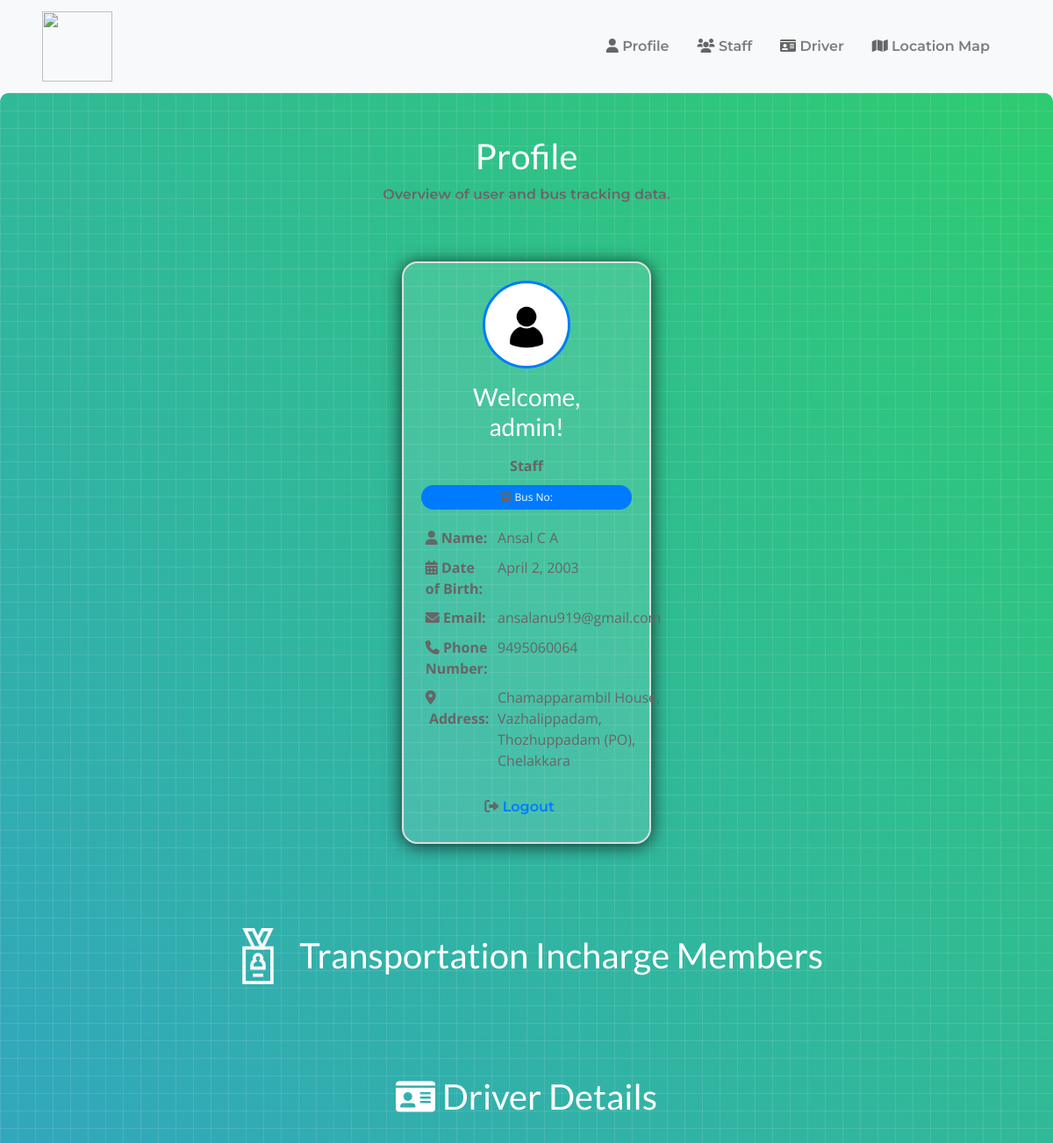
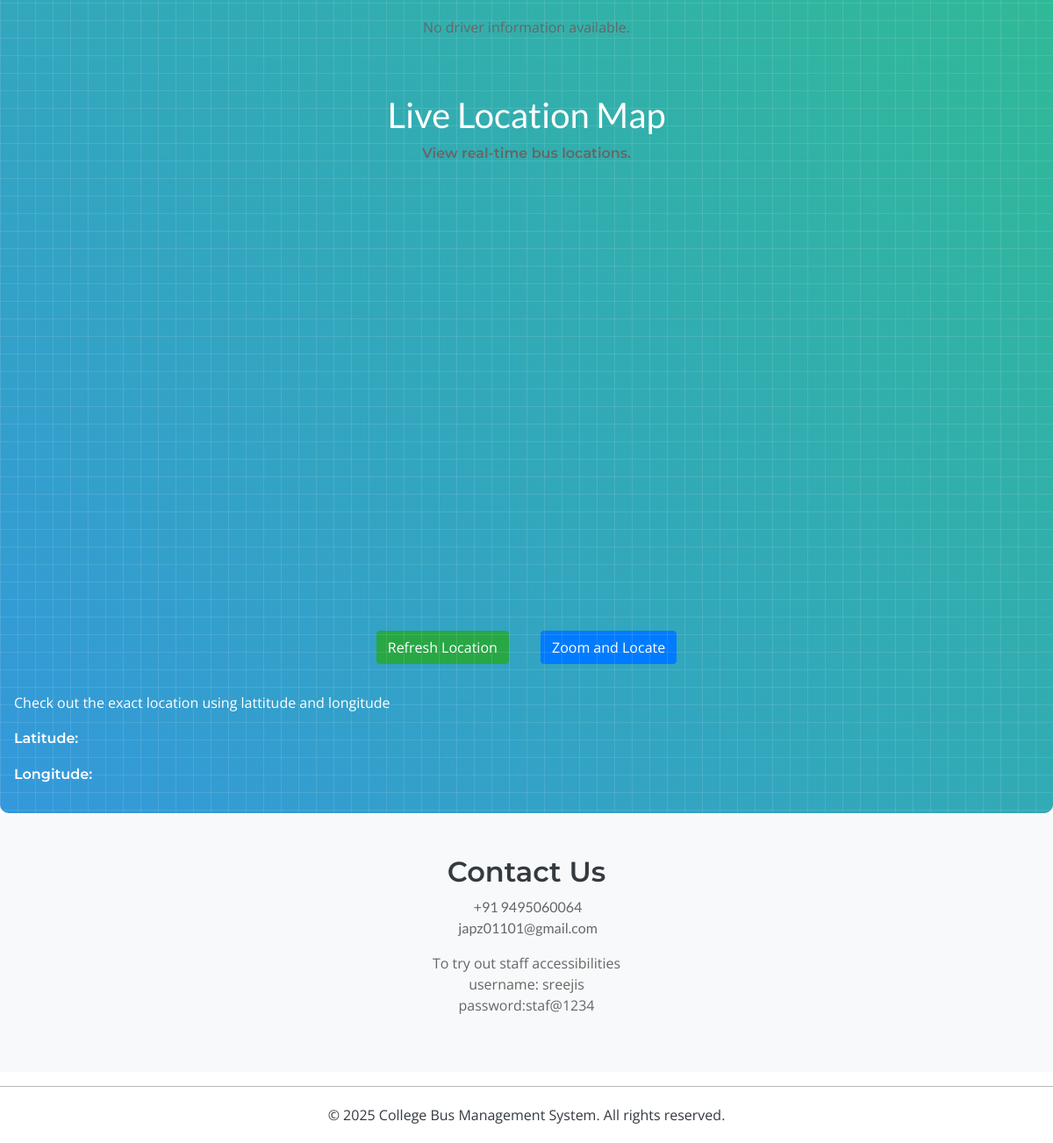
Page /accounts/add_student/ (signed in) on the committed database (2 pictures, top to bottom).
### accounts/models.py (models this page shows, shortened)
class User(AbstractUser):
    ROLE_CHOICES = [
        ('Staff', 'Staff'),
        ('Student', 'Student'),
        ('Driver', 'Driver'),
        ('Parent', 'Parent')
    ]
    contact_number = models.CharField(max_length=10, blank=True, null=True)
    role = models.CharField(max_length=20, choices=ROLE_CHOICES, default='Student')
    address = models.CharField(max_length=255, blank=True, null=True)
    date_of_birth = models.DateField(null=True, blank=True, validators=[validate_age], help_text="Enter your birthdate in YYYY-MM-DD format.")
    profile_image = models.ImageField(upload_to='profile_images/', default='default_profile.png')
    groups = models.ManyToManyField(Group, related_name='custom_user_groups', blank=True)
    user_permissions = models.ManyToManyField(Permission, related_name='custom_user_permissions', blank=True)
    objects = UserManager()
    USERNAME_FIELD = 'username'
    REQUIRED_FIELDS = ['first_name', 'last_name', 'email', 'contact_number', 'address', 'date_of_birth']

### accounts/views.py (the view, shortened to what this page needs)
# urls.py: path('add_student/', add_student, name='add_student'),
@login_required
def add_student(request):
    return render(request, 'dashboard.html')

### templates/dashboard.html (shortened to what this page needs)
{% extends 'base_generic.html' %}
{% block content %}
<div class="bg-container">
    <div id="sectionProfile">
        <h1 class="heading mt-5">Profile</h1>
        <p class="title highlights">Overview of user and bus tracking data.</p>
        <div class="row d-flex flex-row justify-content-center">
            <div class="col-12 col-md-6 col-lg-4 d-flex flex-row justify-content-center">
                <div class="card profile-card m-5 w-100">
                    <div>
                        <img src="{{ user.profile_image.url }}" alt="User Image">
                    </div>
                    <h3 class="heading m-3">Welcome, {{ user.username }}!</h3>
                    <b>{{ user.role }}</b>
                    <span class="bus-route"><i class="fas fa-bus"></i>&nbsp;Bus No: {{ bus.bus_id }}</span>
                    <div class="info">
                        <table class="table table-borderless table-hover table-sm">
                            <tr>
                                <th><i class="fas fa-user">&nbsp;</i>Name:</th>
                                <td>{{ user.first_name }} {{ user.last_name }}</td>
                            </tr>
                            <tr>
                                <th><i class="fas fa-calendar-alt"></i>&nbsp;Date of Birth:</th>
                                <td>{{ user.date_of_birth }}</td>
                            </tr>
                            <tr>
                                <th><i class="fas fa-envelope"></i>&nbsp;Email:</th>
                                <td>{{ user.email }}</td>
                            </tr>
                            <tr>
                                <th><i class="fas fa-phone"></i>&nbsp;Phone Number:</th>
                                <td>{{ user.contact_number }}</td>
                            </tr>
                            <tr>
                                <th><i class="fas fa-map-marker-alt"></i>&nbsp;Address:</th>
                                <td>{{ user.address }}</td>
                            </tr>
                        </table>
                    </div>
                    <a class="nav-link highlights mr-lg-3" href="{% url 'logout' %}"><i class="fas fa-sign-out-alt"></i>
                        Logout</a>
                </div>
            </div>
        </div>
    </div>
    <div id="sectionStaff">
        <h1 class="heading mt-5">
            &nbsp;Transportation Incharge Members
        </h1>
    </div>
    <div id="sectionDriver">
        <h1 class="heading mt-5"><i class="fas fa-id-card" style="color:white;"></i>&nbsp;Driver Details</h1>
        <div class="row d-flex flex-row justify-content-center m-5">
            {% if driver %}
            <div class="details-card m-4">
                <img src="{{ driver.user.profile_image.url }}" style="border-radius:100px; width:200px; height:200px;" class="p-3"
                     alt="Driver Photo"/>
                <h4>{{ driver.user.username }}</h4>
                <p>Phone: <a href="tel:{{ driver.user.contact_number }}" target="_blank"> {{ driver.user.contact_number }}</a></p>
            </div>
            {% else %}
            <p>No driver information available.</p>
            {% endif %}
        </div>
    </div>
    <div id="sectionMap">
        <h1 class="heading mt-5">Live Location Map</h1>
        <p class="title highlights">View real-time bus locations.</p>
        <div id="map" style="height: 500px; width: 100%;"></div>
        <div class="text-center">
        <button id="refreshButton" class="btn btn-success m-3">Refresh Location</button>
        <button id="zoomLocateButton" class="btn btn-primary m-3">Zoom and Locate</button>
        </div>
        <div id="locationInfo" class="m-auto p-3">
            <p class="text-white">Check out the exact location using lattitude and longitude</p>
            <p class="text-white highlights">Latitude: </p>
            <p class="text-white highlights">Longitude: </p>
        </div>
    </div>
</div>
{% endblock %}

### static/custom.css (style rules this page uses)
* { color: #666666; font-family: Open Sans; }
.bg-container { width: 100%; height: 100%; background: linear-gradient(45deg, #3498db, #2ecc71); border-radius: 10px; position: relative; overflow: hidden; }
.bg-container::before { content: ""; position: absolute; width: 100%; height: 100%; background-image: linear-gradient(90deg, rgba(255, 255, 255, 0.1) 1px, transparent 1px), linear-gradient(rgba(255, 255, 255, 0.1) 1px, transparent 1px); background-size: 20px 20px; pointer-events: none; }
.heading { color: white; font-family: Lato; text-align: center; }
.title { color: #666666; text-align: center; font-family: Lato; }
.highlights { font-weight: 600; font-family: Montserrat; }
.card { background-color: rgba(255, 255, 255, 0.111) !important; padding: 20px; border: 2px solid #ddd !important; border-radius: 18px !important; box-shadow: 0px 2px 20px rgba(0, 0, 0, 0.75); text-align: center; }
.profile-card { width: 75vw; border-radius: 10px; box-shadow: 0px 2px 20px rgba(0, 0, 0, 0.75); text-align: center; transition: 1s; }
.profile-card img { width: 100px; height: 100px; border-radius: 50%; border: 3px solid #007bff; }
.profile-card .info { margin-top: 15px; text-align: left; }
.bus-route { background: #007bff; color: white; padding: 5px 15px; border-radius: 15px; font-size: 12px; display: inline-block; margin-top: 10px; }

### rows in the picture
User: profile_image (placeholder picture), username "admin", role "Staff", first_name "Ansal", last_name "C A", date_of_birth "April 2, 2003", email "ansalanu919@gmail.com", contact_number "9495060064", address "Chamapparambil House, Vazhalippadam, Thozhuppadam (PO), Chelakkara"
